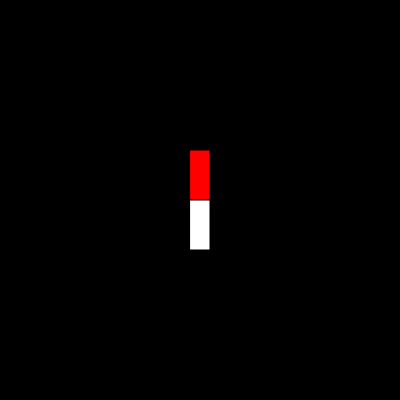
Frame 1 (no input)
Frame 60 (no input): identical to frame 1, image omitted
Frame 120 (the mouse pressed at the canvas centre since frame 60): identical to frame 1, image omitted

The p5.js sketch that drew this single still picture (run headless with seeded random() and noise() and a simulated clock; from frame 60 on, the mouse is pressed at the canvas centre):

// p5.js sketch
// ── sketch.js
let compass;
let motion = false, orientation = false, ios = false;

// below code is essential for ios13 and above. 
// A click is needed for the device to request permission 
if (typeof DeviceOrientationEvent.requestPermission === 'function') {
  document.body.addEventListener('click', function() {
    if (!orientation) {
      DeviceOrientationEvent.requestPermission()
        .then(function() {
          console.log('DeviceOrientationEvent enabled');
          window.addEventListener("deviceorientation", handler, true);
          orientation = true;
          ios = true;
        })
        .catch(function(error) {
          console.warn('DeviceOrientationEvent not enabled', error);
        })
    }
  })
}

// if you also wanted to add motion tracking...
if (typeof DeviceMotionEvent.requestPermission === 'function') {
  if (!motion) {
    document.body.addEventListener('click', function() {
      DeviceMotionEvent.requestPermission()
        .then(function() {
          console.log('DeviceMotionEvent enabled');

          motion = true;
          ios = true;
        })
        .catch(function(error) {
          console.warn('DeviceMotionEvent not enabled', error);
        })
    })
  }
}

function handler(e) {
  compass = e.webkitCompassHeading || Math.abs(e.alpha - 360);
}

function setup() {
  createCanvas(400, 400);
  angleMode(DEGREES);
  rectMode(CENTER);
}

function draw() {
  background(0);
  push();
  translate(200, 200);
  rotate(-compass);
  fill('white');
  rect(0, 0, 20, 100);
  fill('red');
  rect(0, -25, 20, 50);
  pop();
  console.log(compass);
}
